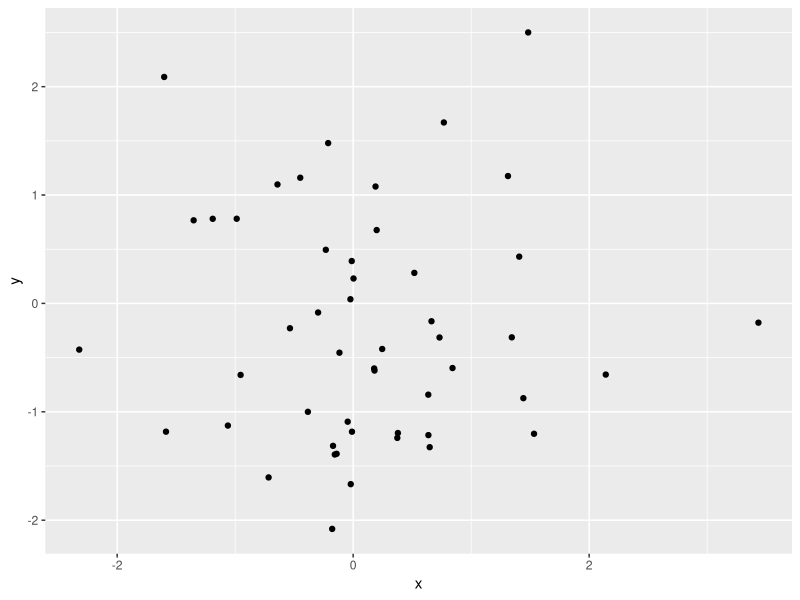

R code for this plot:
## Ref: https://ggplot2.tidyverse.org/reference/geom_point.html

#### Presetting ####
rm(list = ls()) # Clean variable ##* Comment out if Run All
memory.limit(300000)


#### Load packages ####
if(!require("ggplot2")) install.packages("ggplot2"); library(ggplot2)


#### Load Data ####
data <- data.frame(
  x = rnorm(50),
  y = rnorm(50)
)

#### Visualization ####
p <- ggplot(data, aes(x=x, y=y)) +
  geom_point() +
  stat_summary(fun.data=mean_sdl, fun.args = list(mult=1), geom="errorbar", color="red")
print(p)



